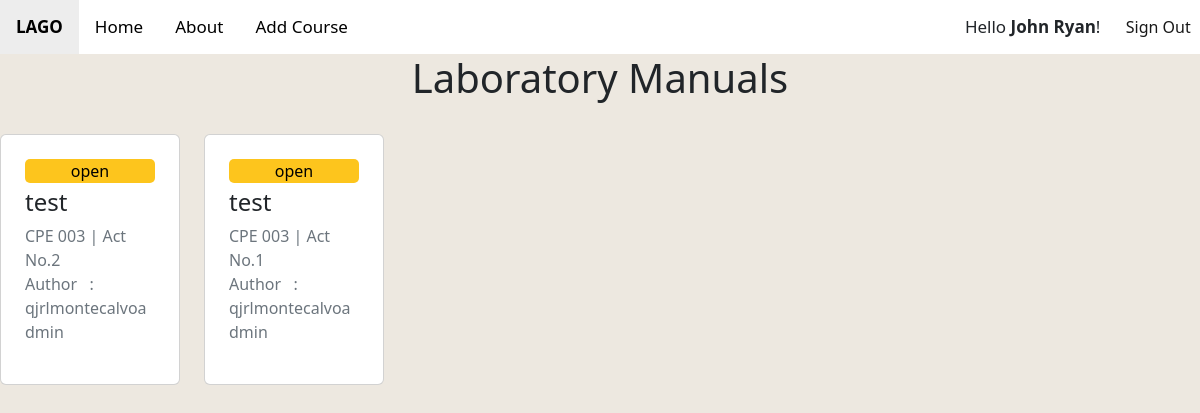
Before: /home/view/ (signed in) with the older database file.
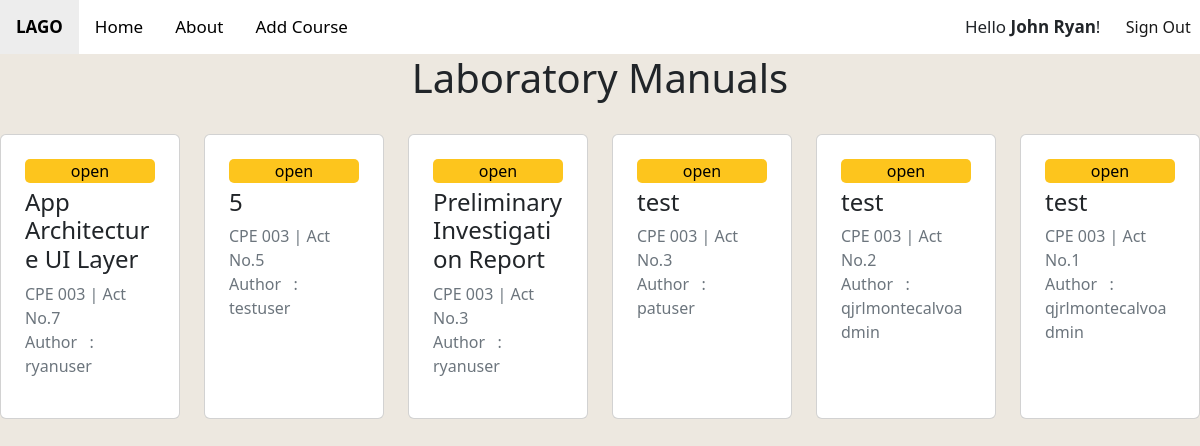
After: the same page with the newer database file.
### main/models.py (models this page shows, shortened)
class labmanual(models.Model):
    id = models.AutoField(primary_key=True)
    author = models.ForeignKey(User, editable=False, on_delete=models.CASCADE)
    date_created = models.DateTimeField(default=timezone.now)
    act_no = models.IntegerField()
    lab_title = models.CharField(max_length=50)
    course_code = models.CharField(max_length=50)
    course_title = models.CharField(max_length=100)
    objective = models.TextField()
    ilos = models.TextField()
    discussion = models.TextField()
    res = models.TextField()
    procedures = RichTextField(blank=True, null=True)
    questions = models.TextField()
    supplementary = models.TextField()
    image_1 = models.ImageField(upload_to='images/')
    image_2 = models.ImageField(upload_to='images/')

### main/views.py (the view)
# urls.py: path("home/view/", login_required(labListView.as_view(),login_url='/'), name="view"),
class labListView(ListView):
    model = labmanual
    labmanual_list = labmanual.objects.all()
    template_name = 'main/view.html'
    context_object_name: 'labmanual_list'
    ordering = ['-date_created']

### main/templates/main/view.html (shortened to what this page needs)
{% extends 'main/base.html' %}
{% block previous %}
  <a href=".." class="active"><b>LAGO</b></a>
{% endblock %}
{% block body %}
  <h1 style="text-align:center">Laboratory Manuals</h1><br>
  <div class="row">
    {% for m in labmanual_list %}
    <div class="col-lg-2 col-md-6 col-sm-12 pb-4">
      <div class="card h-100 p-4">
        <a href="{% url 'preview' m.id %}" class="btnwarning" style="text-align: center;text-decoration:none;color:black">open</a>
        <h4>{{m.lab_title}}</h4>
        <p class="text-muted">{{m.course_code}} | Act No.{{m.act_no}}<br>Author &nbsp;&nbsp;: {{m.author}}</p>
      </div>
    </div>
    {% empty %}
    <p style="text-align:center;font-size:18px">No laboratory manual added.</p>
    {% endfor %}
  </div>
{% endblock %}

### main/templates/main/base.html (shortened to what this page needs)
<!doctype html>
<html lang="en">
    <head>
        <link rel="stylesheet" href="https://cdnjs.cloudflare.com/ajax/libs/font-awesome/4.7.0/css/font-awesome.min.css">
        <link rel="stylesheet" href="https://cdn.jsdelivr.net/npm/bootstrap-icons@1.9.1/font/bootstrap-icons.css">
        <link href="https://cdn.jsdelivr.net/npm/bootstrap@5.2.2/dist/css/bootstrap.min.css" rel="stylesheet">
        <link rel="stylesheet" href="https://stackpath.bootstrapcdn.com/font-awesome/4.7.0/css/font-awesome.min.css">
        <div class="topnav bg-white" id="myTopnav">
            {% block previous %}{% endblock %}
            <a href="/home">Home</a>
            <a href="/home/about">About</a>
            <a href="/home/settings">Add Course</a>
            <div class="d-flex flex-row-reverse">
                <button onclick="document.getElementById('id01').style.display='block'">Sign Out</button>
                <a aria-disabled="true" >Hello&nbsp;<b>{{request.user.first_name}}</b>!</a>
            </div>
        </div>
    </head>
    <body style="background-color: #ede8e0;">
        {% block body %}
        {% endblock %}
    </body>
</html>

### main/templates/main/base.html (style rules this page uses)
.active { background-color: #fec007; }
.btnwarning { background-color: #fdc51d; border-radius: 5px; margin-bottom: 5px; }
.topnav { overflow: hidden; background-color: #333; }
.topnav a { float: left; display: block; color: #000000; text-align: center; padding: 14px 16px; text-decoration: none; font-size: 17px; }
button { background-color: #FFFFFF; color: black; padding: 5px 5px; margin: 8px 0; border: none; cursor: pointer; width: 10%; opacity: 0.9; }
body { font-family: Arial, Helvetica, sans-serif; overflow-x: hidden; overflow-y: auto; min-height:100%; }
html { min-height: 100%; }

Changed rows visible on the page:
added labmanual: lab_title "App Architecture UI Layer", course_code "CPE 003", act_no "7", author "ryanuser"
added labmanual: lab_title "5", course_code "CPE 003", act_no "5", author "testuser"
added labmanual: lab_title "Preliminary Investigation Report", course_code "CPE 003", act_no "3", author "ryanuser"
added labmanual: lab_title "test", course_code "CPE 003", act_no "3", author "patuser"
